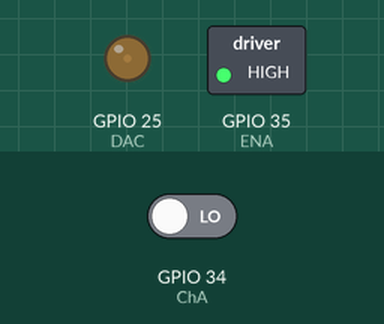
Recording of a sketch running on a simulated ESP32. Parts: switched loads named in the sketch (green lamp = pin HIGH), output pins drawn as LEDs (lit = HIGH). The inputs (shaded band) are chosen by the test bench; at power-on: GPIO 34 (ChA) LOW.

Above: at 0.1 s.
Timing chart, 0 to 1.6 s (numbered marks = the images above):
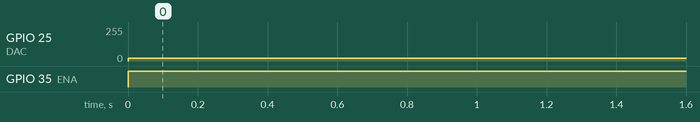

Measured:
- by itself, GPIO 25 (DAC): 0/255 → 20/255 at 0.00 s
- by itself, GPIO 35 (ENA): LOW → HIGH at 0.00 s

The sketch:

ESP_Lleap_PID.ino
```cpp
#define ENA 35
#define DAC 25
#define ChA 34

#define DPR 360.0 // Degrees rotated by joint per revolution of motor: 360 / (Revolutions of Motor / 1 Revolution of Joint)
#define TPR 11.0 // Hall Effect Sensor Ticks per Revolution of motor

#define minSPD 5
#define maxSPD 20

#define ERROR_MARGIN 0
#define Kp 1
#define Ki 0
#define Kd 0

int tickCount = 0;

float DT = 0;
float DPT = DPR / TPR;

unsigned long currentTime = 0;
unsigned long prevTime = 0;

void setup() {
  // put your setup code here, to run once:
  Serial.begin(115200);

  pinMode(ENA, OUTPUT);
  pinMode(DAC, OUTPUT);
  pinMode (ChA, INPUT);
  attachInterrupt(digitalPinToInterrupt(ChA), tickCounter, RISING); //run tickCounter everytime the Hall Effect sensor triggers high
  currentTime = micros();
  prevTime = micros();

  digitalWrite(ENA, LOW);
  dacWrite(DAC, 0);
  turn(3600);

}

void loop() {
  // put your main code here, to run repeatedly:

}

void turn(int degs) {
   tickCount = 0;
   int sumError = 0;
   int prevError = degs - (DPT * tickCount); // Set previous error
   while (abs((DPT * tickCount) - degs) > ERROR_MARGIN) {  // while the actual degrees minus the target degrees is greater than the error margin
     int error = degs - (DPT * tickCount); // Set current error to the difference between target degrees and actual degrees
     double P = Kp * error;
     sumError += error * DT; // Integral of error with respect to time
     double I = Ki * sumError;
     int changeError = (error - prevError) / DT; // Derivative of error with respect to time
     double D = Kd * changeError;
     int vel = P + I + D;

     digitalWrite(ENA, HIGH);
     dacWrite(DAC, min(abs(vel), maxSPD));
     prevError = error;
   }

  dacWrite(DAC, 0);
  delay(1000);
  digitalWrite(ENA, LOW);
  Serial.println(tickCount);
  Serial.println(tickCount / TPR);
}


void tickCounter() {
  tickCount++;
  prevTime = currentTime;
  currentTime = micros();
  DT = currentTime - prevTime;
}
```
